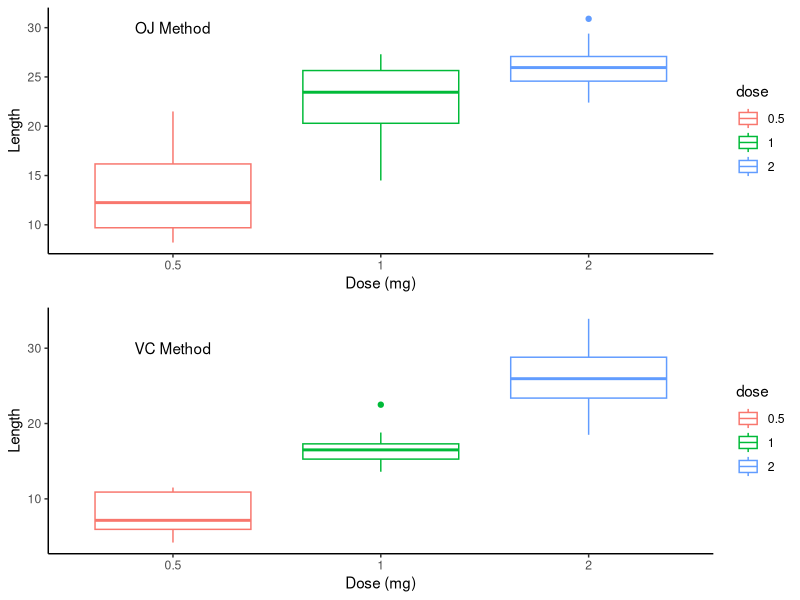

Reproduce this figure in R.
## ---- chunk 1

# loading all the necessary packages for this analysis
library(ggplot2)
require(gridExtra)
ToothGrowth$dose=factor(ToothGrowth$dose)
Fig1<-ggplot(subset(ToothGrowth,supp=="OJ"),aes(x=dose,y=len,col=dose))+geom_boxplot()+theme_classic()+labs(y="Length", x="Dose (mg)")+
  annotate("text",x=1,y=30,label="OJ Method")
Fig2<-ggplot(subset(ToothGrowth,supp=="VC"),aes(x=dose,y=len,col=dose))+geom_boxplot()+theme_classic()+labs(y="Length", x="Dose (mg)")+
  annotate("text",x=1,y=30,label="VC Method")

grid.arrange(Fig1,Fig2,nrow=2)
